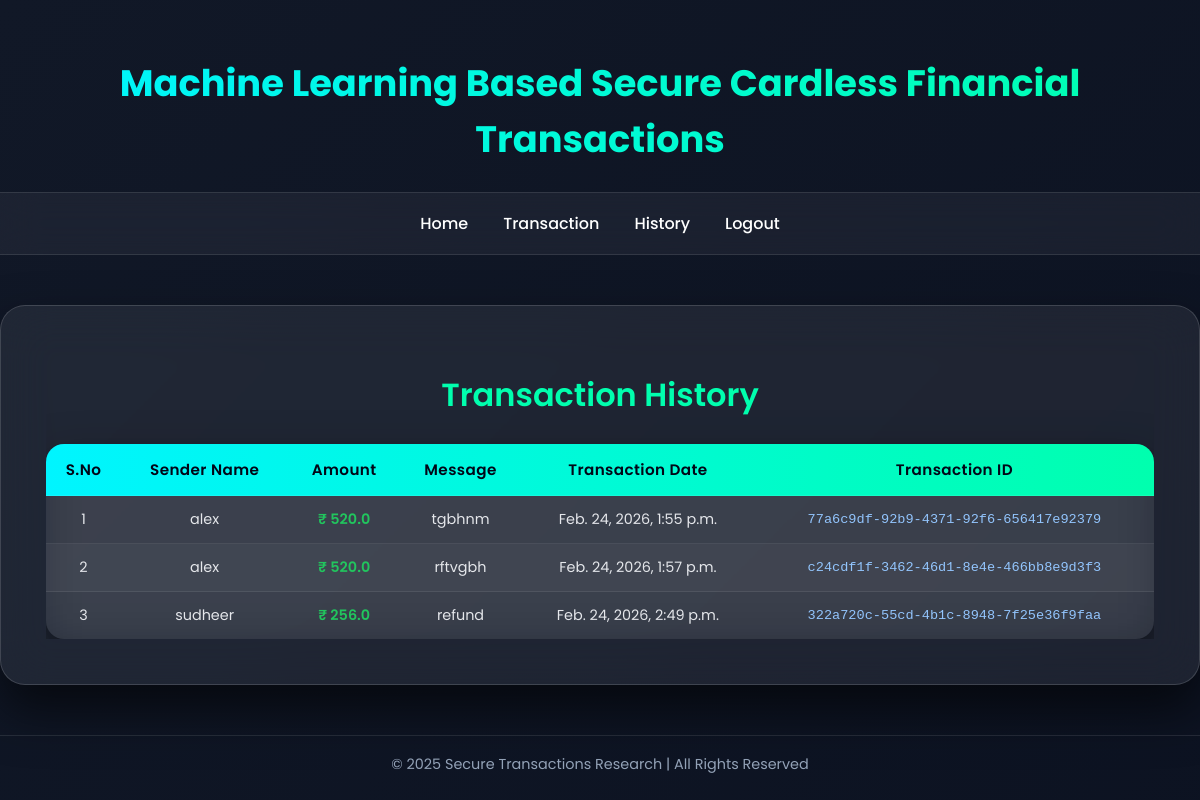
Screenshot of /viewHistory/ (signed in) with the database file from the repository.
### users/models.py (models this page shows, shortened)
class TransactionModel(models.Model):
    sender_id = models.CharField(max_length=100)
    recipient_id = models.CharField(max_length=100)
    amount = models.FloatField()
    remarks = models.CharField(max_length=100)
    otp = models.CharField(max_length=100)
    transaction_id = models.CharField(max_length=100)
    cdate = models.DateTimeField(auto_now_add=True)
    class Meta:
        db_table = 'TransactionTable'

### users/views.py (the view)
# urls.py: path("viewHistory/", usr.viewHistory, name="viewHistory"),
def viewHistory(request):
    login_id = request.session.get('loginid')
    data = TransactionModel.objects.filter(
        Q(sender_id=login_id) | Q(recipient_id=login_id)
    )
    return render(request, 'users/viewHistory.html', {'data': data})

### assets/templates/users/viewHistory.html (shortened to what this page needs)
{% extends 'users/userbase.html'%}
{%load static%}
{%block contents%}
<div class="table-wrapper">
    <div class="table-title">Transaction History</div>
    <table class="txn-table">
        <thead>
            <tr>
                <th>S.No</th>
                <th>Sender Name</th>
                <th>Amount</th>
                <th>Message</th>
                <th>Transaction Date</th>
                <th>Transaction ID</th>
            </tr>
        </thead>
        <tbody>
            {% for i in data %}
            <tr>
                <td>{{ forloop.counter }}</td>
                <td>{{ i.sender_id }}</td>
                <td class="amount">₹ {{ i.amount }}</td>
                <td>{{ i.remarks }}</td>
                <td>{{ i.cdate }}</td>
                <td class="txnid">{{ i.transaction_id }}</td>
            </tr>
            {% endfor %}
        </tbody>
    </table>
</div>
{% endblock %}

### assets/templates/users/userbase.html (style rules this page uses)
* { margin:0; padding:0; box-sizing:border-box; font-family:'Poppins',sans-serif; }
body { min-height:100vh; background:linear-gradient(-45deg,#0f172a,#020617,#0b1120,#111827); background-size:400% 400%; animation:bgMove 15s ease infinite; color:#fff; }

### assets/templates/users/viewHistory.html (style rules this page uses)
.table-wrapper { width:100%; overflow-x:auto; margin-top:20px; }
.table-title { text-align:center; font-size:2rem; font-weight:600; margin-bottom:25px; color:#00ffae; }
.txn-table { width:100%; border-collapse:collapse; background:rgba(255,255,255,0.06); backdrop-filter:blur(20px); border-radius:18px; overflow:hidden; box-shadow:0 20px 45px rgba(0,0,0,0.5); }
.txn-table thead { background:linear-gradient(90deg,#00f5ff,#00ffae); }
.txn-table th { padding:14px 12px; text-align:center; font-size:0.95rem; font-weight:600; color:#020617; letter-spacing:0.4px; }
.txn-table td { padding:13px 12px; text-align:center; font-size:0.9rem; color:#e5e7eb; border-top:1px solid rgba(255,255,255,0.08); }
.txn-table tbody tr:nth-child(even) { background:rgba(255,255,255,0.03); }
.txn-table td.amount { font-weight:600; color:#22c55e; }
.txn-table td.txnid { font-family:monospace; font-size:0.85rem; color:#93c5fd; }

### rows the page displays
TransactionModel: sender_id "alex", amount "520.0", remarks "tgbhnm", cdate "Feb. 24, 2026, 1:55 p.m.", transaction_id "77a6c9df-92b9-4371-92f6-656417e92379"
TransactionModel: sender_id "alex", amount "520.0", remarks "rftvgbh", cdate "Feb. 24, 2026, 1:57 p.m.", transaction_id "c24cdf1f-3462-46d1-8e4e-466bb8e9d3f3"
TransactionModel: sender_id "sudheer", amount "256.0", remarks "refund", cdate "Feb. 24, 2026, 2:49 p.m.", transaction_id "322a720c-55cd-4b1c-8948-7f25e36f9faa"
